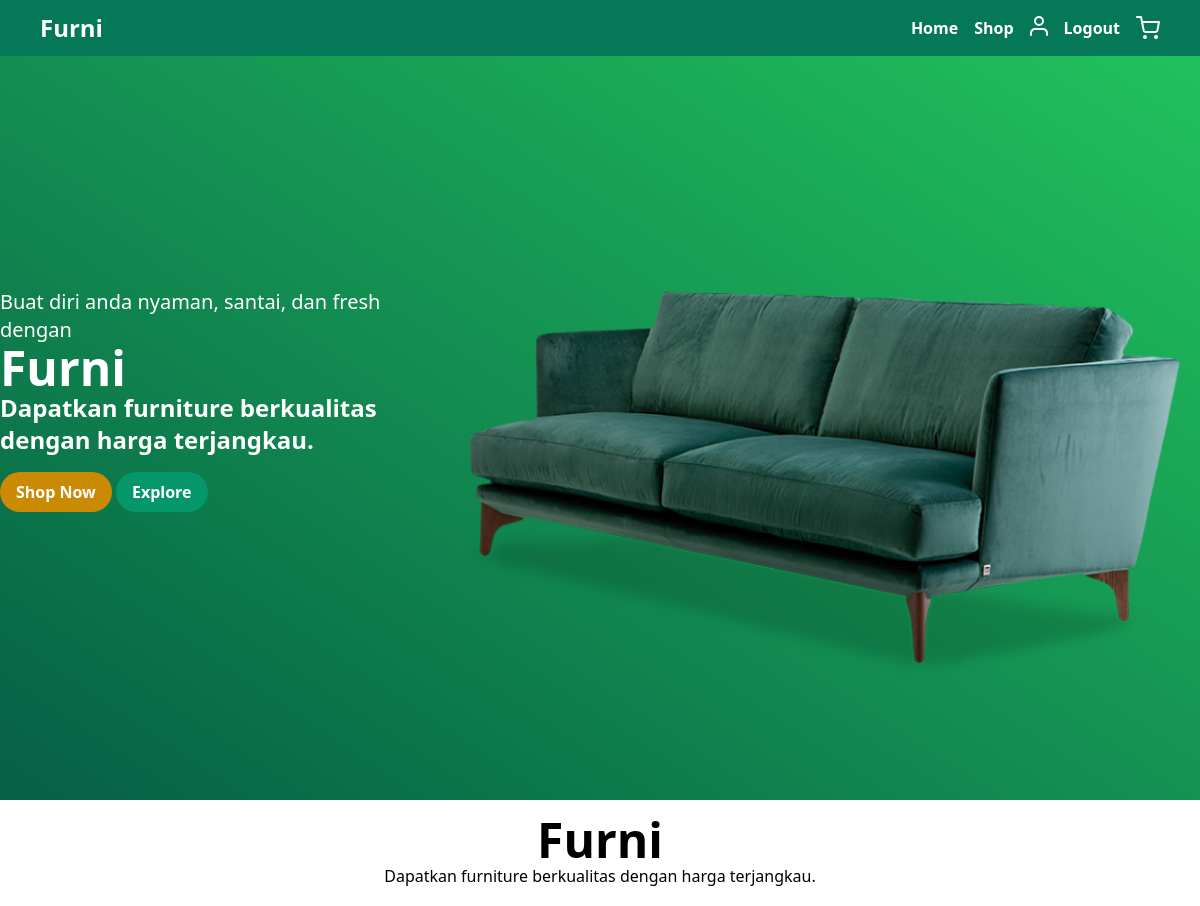
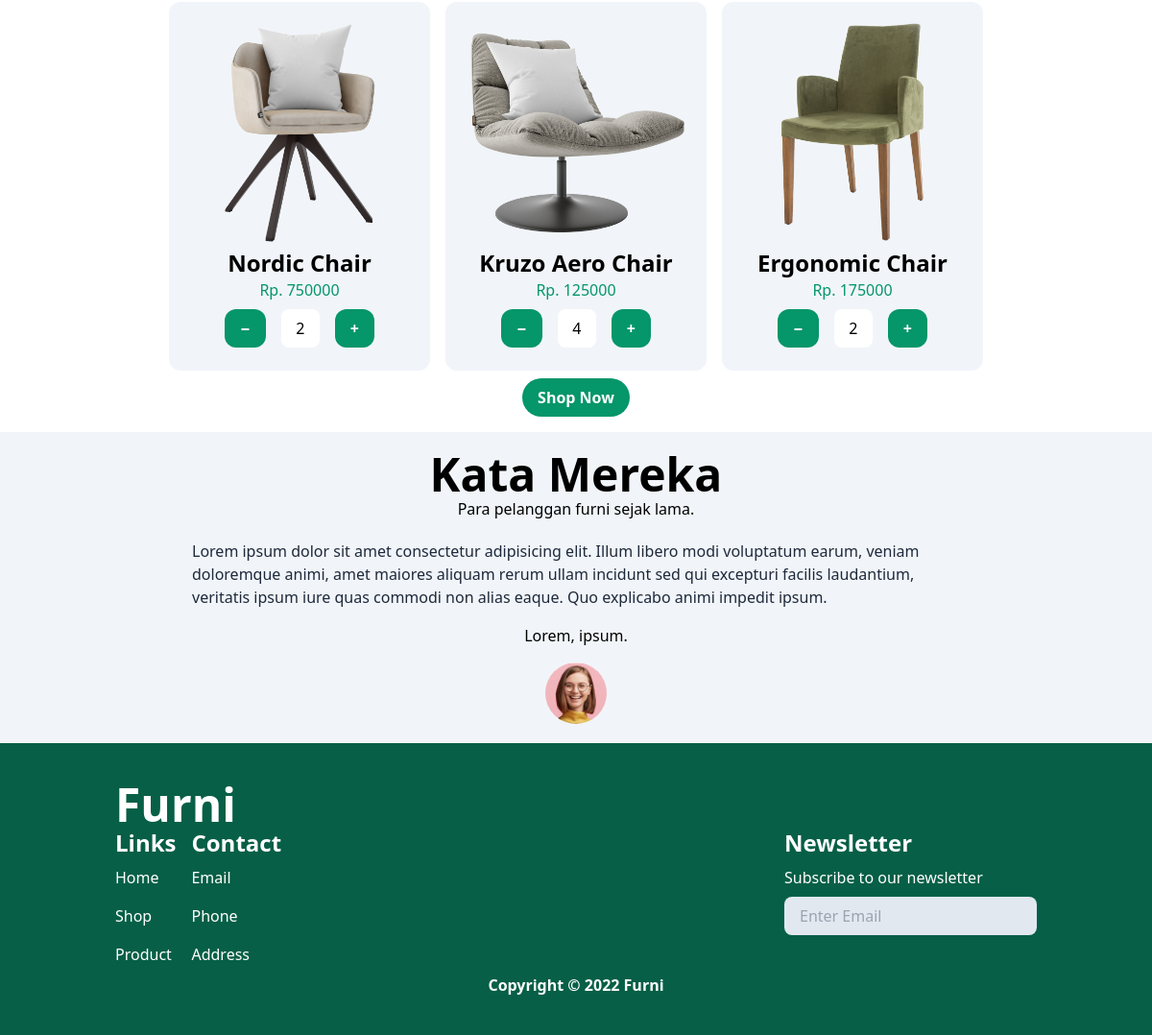
Page / (signed in) on the committed database (2 pictures, top to bottom).
### tables this page shows
CREATE TABLE `product` (
  `prod_id` varchar(32) NOT NULL,
  `image` varchar(255) NOT NULL,
  `name` varchar(255) NOT NULL,
  `descr` varchar(4000) NOT NULL,
  `price` decimal(10,0) NOT NULL
);

CREATE TABLE `cart` (
  `cart_id` varchar(32) NOT NULL,
  `user_id` varchar(32) NOT NULL,
  `prod_id` varchar(32) NOT NULL,
  `quantity` float NOT NULL
);

### php/auth.php (called while the page is built, shortened)
<?php
if (isset($_SESSION['username'])) {
    $userId = $_SESSION['user_id'];
} else {
    $userId = null;
    $username = null;
}

### index.php (the view, shortened to what this page needs)
<?php
include 'php/config.php';
include 'php/auth.php'
?>
<!DOCTYPE html>
<html lang="en">
  <head>
    <link rel="stylesheet" href="dist/output.css" />
  </head>
  <body>
    <nav class="flex z-50 fixed w-full items-center justify-between py-3 px-10 bg-emerald-700">
      <div>
        <h1 class="text-2xl font-black text-white">Furni</h1>
      </div>
      <div class="flex text-white gap-4 font-semibold">
        <a href="index.php">Home</a>
        <a href="shop.php">Shop</a>
        <?php if (isset($_SESSION['username'])) { ?>
        <a href="#"><img src="images/user.svg" alt="" /></a>
        <a href="php/logout.php">Logout</a>
        <a href="cart.php"><img src="images/cart.svg" alt="" /></a>
        <?php } else { ?>
        <a href="login.php">Login</a>
        <a href="register.php">Register</a>
        <?php } ?>
      </div>
    </nav>
    <div class="w-full justify-center items-center flex h-screen bg-gradient-to-tr from-emerald-800 to-green-500">
      <div>
        <p class="text-white text-xl">Buat diri anda nyaman, santai, dan fresh dengan</p>
        <h1 class="text-5xl text-white font-black">Furni</h1>
        <p class="text-white text-2xl font-semibold mb-4">
          Dapatkan furniture berkualitas<br />
          dengan harga terjangkau.
        </p>
        <button class="bg-yellow-600 text-white px-4 font-semibold py-2 rounded-full">Shop Now</button>
        <button class="bg-emerald-600 text-white px-4 font-semibold py-2 rounded-full">Explore</button>
      </div>
      <div>
        <img class="translate-y-16" src="images/couch.png" alt="" />
      </div>
    </div>
    <div class="p-4 mx-10">
      <h1 class="text-5xl font-black text-center">Furni</h1>
      <p class="text-center mb-5">Dapatkan furniture berkualitas dengan harga terjangkau.</p>
      <div class="flex flex-wrap gap-4 justify-center">
        <?php
					$sql = "SELECT * FROM product limit 3";
					$result = mysqli_query($conn, $sql);
					if (mysqli_num_rows($result) >
        0) { while ($row = mysqli_fetch_assoc($result)) {
          $prodId = $row['prod_id'];
          ?>
        <div class="w-1/4 p-4 bg-slate-100 group rounded-xl flex flex-col items-center relative overflow-hidden">
          <img class="z-10" src="images/<?php echo $row['image']; ?>" alt="" />
          <h3 class="text-2xl font-bold z-10"><?php echo $row['name']; ?></h3>
          <div class="flex flex-col gap-2 z-10 mb-2">
            <p class="text-emerald-600 text-center">Rp. <?php echo $row['price']; ?></p>
            <?php
            if (isset($_SESSION['username'])) {
              $cartsql = "SELECT * FROM cart WHERE user_id = '$userId' AND prod_id = '$prodId'";
              $cartresult = mysqli_query($conn, $cartsql);
              if (mysqli_num_rows($cartresult) > 0) {
                $cart = mysqli_fetch_assoc($cartresult);
                ?>
            <div class="flex gap-4">
              <a href="php/minuscart.php?id=<?php echo $cart['cart_id']; ?>" class="bg-emerald-600 text-white px-4 py-2 rounded-xl flex text-center font-bold">&minus;</a>
              <input type="text" class="w-10 text-center rounded-lg" value="<?php echo $cart['quantity']; ?>" />
              <a href="php/addtocart.php?id=<?php echo $row['prod_id']; ?>" class="bg-emerald-600 text-white px-4 py-2 rounded-xl flex text-center font-bold">&plus;</a>
            </div>
            <?php  }  else { ?>
            <a href="php/addtocart.php?id=<?php echo $row['prod_id']; ?>" class="bg-emerald-600 text-white px-4 font-semibold py-2 rounded-full">Add to cart</a>
            <?php } }?>
          </div>
        </div>
        <?php
            }
          }
          ?>
      </div>
      <div class="w-full flex justify-center mt-2">
        <a href="shop.php" class="bg-emerald-600 text-white px-4 font-semibold py-2 rounded-full">Shop Now</a>
      </div>
    </div>
    <div class="w-full py-5 bg-slate-100">
      <h1 class="text-5xl font-black text-center">Kata Mereka</h1>
      <p class="text-center mb-5">Para pelanggan furni sejak lama.</p>
      <div class="h-full flex w-full justify-center items-center">
        <div class="flex-grow h-full items-center flex overflow-hidden">
          <div class="flex-grow flex-col flex justify-center items-center gap-4">
            <p class="w-2/3 text-slate-800">
              Lorem ipsum dolor sit amet consectetur adipisicing elit. Illum libero modi voluptatum earum, veniam doloremque animi, amet maiores aliquam rerum ullam incidunt sed qui excepturi facilis laudantium, veritatis ipsum iure quas
              commodi non alias eaque. Quo explicabo animi impedit ipsum.
            </p>
            <span class="text-semibold">Lorem, ipsum.</span>
            <img src="images/person-1.jpg" class="w-16 h-auto rounded-full" alt="" />
          </div>
        </div>
      </div>
    </div>
    <footer class="flex w-full bg-emerald-800 text-white p-10">
      <div class="mx-20 w-full">
        <div>
          <h1 class="text-5xl font-black">Furni</h1>
        </div>
        <div class="grid justify-between grid-cols-2">
          <div class="flex gap-4">
            <div>
              <h3 class="text-2xl font-bold">Links</h3>
              <ul>
                <li class="py-2">Home</li>
                <li class="py-2">Shop</li>
                <li class="py-2">Product</li>
              </ul>
            </div>
            <div>
              <h3 class="text-2xl font-bold">Contact</h3>
              <ul>
                <li class="py-2">Email</li>
                <li class="py-2">Phone</li>
                <li class="py-2">Address</li>
              </ul>
            </div>
          </div>
          <div class="ml-auto">
            <h3 class="text-2xl font-bold">Newsletter</h3>
            <p class="py-2">Subscribe to our newsletter</p>
            <input type="text" placeholder="Enter Email" class="w-full bg-slate-200 rounded-lg px-4 py-2" />
          </div>
        </div>
        <div class="text-center font-semibold">
          <p>Copyright &copy; 2022 Furni</p>
        </div>
      </div>
    </footer>
  </body>
</html>

### rows in the picture
product: image (picture), name "Nordic Chair", price "750000", quantity "2"
product: image (picture), name "Kruzo Aero Chair", price "125000", quantity "4"
product: image (picture), name "Ergonomic Chair", price "175000", quantity "2"
